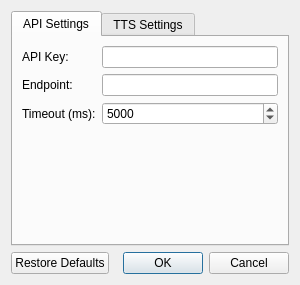
<?xml version="1.0" encoding="UTF-8"?>
<ui version="4.0">
 <class>SettingsDialog</class>
 <widget class="QDialog" name="SettingsDialog">
  <property name="windowTitle">
   <string>Application Settings</string>
  </property>
  <layout class="QVBoxLayout" name="verticalLayout">
   <item>
    <widget class="QTabWidget" name="tabWidget">
     <widget class="QWidget" name="apiTab">
      <attribute name="title">
       <string>API Settings</string>
      </attribute>
      <layout class="QFormLayout" name="formLayout">
       <item row="0" column="0">
        <widget class="QLabel" name="label">
         <property name="text">
          <string>API Key:</string>
         </property>
        </widget>
       </item>
       <item row="0" column="1">
        <widget class="QLineEdit" name="apiKeyInput">
         <property name="echoMode">
          <enum>QLineEdit::Password</enum>
         </property>
        </widget>
       </item>
       <item row="1" column="0">
        <widget class="QLabel" name="label_2">
         <property name="text">
          <string>Endpoint:</string>
         </property>
        </widget>
       </item>
       <item row="1" column="1">
        <widget class="QLineEdit" name="endpointInput"/>
       </item>
       <item row="2" column="0">
        <widget class="QLabel" name="label_3">
         <property name="text">
          <string>Timeout (ms):</string>
         </property>
        </widget>
       </item>
       <item row="2" column="1">
        <widget class="QSpinBox" name="timeoutInput">
         <property name="minimum">
          <number>1000</number>
         </property>
         <property name="maximum">
          <number>30000</number>
         </property>
         <property name="value">
          <number>5000</number>
         </property>
        </widget>
       </item>
      </layout>
     </widget>
     <widget class="QWidget" name="ttsTab">
      <attribute name="title">
       <string>TTS Settings</string>
      </attribute>
      <layout class="QFormLayout" name="formLayout_2">
       <item row="0" column="0">
        <widget class="QLabel" name="label_voice">
         <property name="text">
          <string>Default Voice:</string>
         </property>
        </widget>
       </item>
       <item row="0" column="1">
        <widget class="QComboBox" name="defaultVoiceCombo"/>
       </item>
       <item row="1" column="0">
        <widget class="QLabel" name="label_model">
         <property name="text">
          <string>Default Model:</string>
         </property>
        </widget>
       </item>
       <item row="1" column="1">
        <layout class="QHBoxLayout" name="modelLayout">
         <item>
          <widget class="QComboBox" name="modelComboBox">
           <property name="toolTip">
            <string>Select quality/latency tradeoff</string>
           </property>
          </widget>
         </item>
         <item>
          <widget class="QPushButton" name="refreshModelsButton">
           <property name="icon">
            <iconset resource="../resources.qrc">
             <normaloff>:/icons/refresh.svg</normaloff>:/icons/refresh.svg</iconset>
           </property>
           <property name="toolTip">
            <string>Refresh available models</string>
           </property>
           <property name="flat">
            <bool>true</bool>
           </property>
          </widget>
         </item>
        </layout>
       </item>
       <item row="2" column="0">
        <widget class="QLabel" name="label_format">
         <property name="text">
          <string>Output Format:</string>
         </property>
        </widget>
       </item>
       <item row="2" column="1">
        <widget class="QComboBox" name="formatCombo"/>
       </item>
       <item row="3" column="0" colspan="2">
        <widget class="QGroupBox" name="modelInfoGroup">
         <property name="title">
          <string>Model Information</string>
         </property>
         <property name="flat">
          <bool>true</bool>
         </property>
         <layout class="QVBoxLayout" name="verticalLayout_model">
          <item>
           <widget class="QLabel" name="modelDescription">
            <property name="text">
             <string>• tts-1: Fast response, standard quality
• tts-1-hd: Higher quality, moderate latency
• gpt-4o-mini-tts: Advanced features, highest quality</string>
            </property>
            <property name="wordWrap">
             <bool>true</bool>
            </property>
            <property name="styleSheet">
             <string>font-size: 11px; color: #666; padding: 5px;</string>
            </property>
           </widget>
          </item>
         </layout>
        </widget>
       </item>
      </layout>
     </widget>
    </widget>
   </item>
   <item>
    <widget class="QDialogButtonBox" name="buttonBox">
     <property name="standardButtons">
      <set>QDialogButtonBox::Cancel|QDialogButtonBox::Ok|QDialogButtonBox::RestoreDefaults</set>
     </property>
    </widget>
   </item>
  </layout>
 </widget>
 <resources/>
 <connections/>
</ui>
